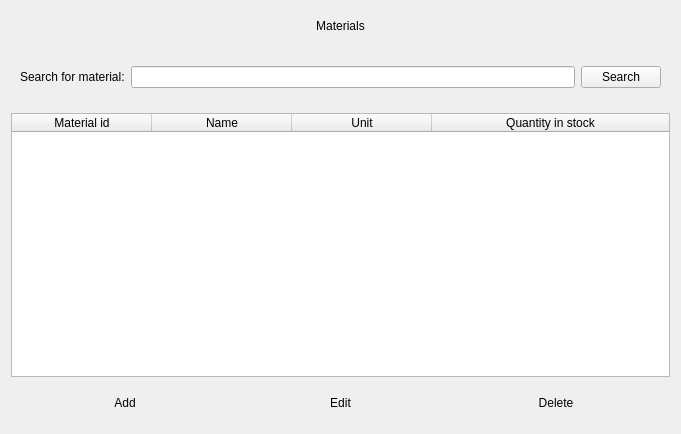
<?xml version="1.0" encoding="UTF-8"?>
<ui version="4.0">
 <class>pageMaterial</class>
 <widget class="QWidget" name="pageMaterial">
  <property name="geometry">
   <rect>
    <x>0</x>
    <y>0</y>
    <width>677</width>
    <height>434</height>
   </rect>
  </property>
  <property name="windowTitle">
   <string>Form</string>
  </property>
  <layout class="QVBoxLayout" name="verticalLayout">
   <item>
    <widget class="QLabel" name="lblTitle">
     <property name="sizePolicy">
      <sizepolicy hsizetype="Expanding" vsizetype="Fixed">
       <horstretch>0</horstretch>
       <verstretch>0</verstretch>
      </sizepolicy>
     </property>
     <property name="minimumSize">
      <size>
       <width>659</width>
       <height>30</height>
      </size>
     </property>
     <property name="styleSheet">
      <string notr="true"/>
     </property>
     <property name="text">
      <string>Materials</string>
     </property>
     <property name="alignment">
      <set>Qt::AlignmentFlag::AlignCenter</set>
     </property>
    </widget>
   </item>
   <item>
    <widget class="QFrame" name="frame_search">
     <property name="minimumSize">
      <size>
       <width>0</width>
       <height>60</height>
      </size>
     </property>
     <layout class="QHBoxLayout" name="horizontalLayout">
      <item>
       <widget class="QLabel" name="lblSearch">
        <property name="text">
         <string>Search for material:</string>
        </property>
       </widget>
      </item>
      <item>
       <widget class="QLineEdit" name="le_material"/>
      </item>
      <item>
       <widget class="QPushButton" name="btn_material_search">
        <property name="text">
         <string>Search</string>
        </property>
        <property name="icon">
         <iconset>
          <normaloff>../assets/icons/search.svg</normaloff>../assets/icons/search.svg</iconset>
        </property>
       </widget>
      </item>
     </layout>
    </widget>
   </item>
   <item>
    <widget class="QTableWidget" name="tableMaterial">
     <property name="styleSheet">
      <string notr="true"/>
     </property>
     <property name="editTriggers">
      <set>QAbstractItemView::EditTrigger::NoEditTriggers</set>
     </property>
     <property name="alternatingRowColors">
      <bool>true</bool>
     </property>
     <property name="selectionBehavior">
      <enum>QAbstractItemView::SelectionBehavior::SelectRows</enum>
     </property>
     <property name="columnCount">
      <number>4</number>
     </property>
     <attribute name="horizontalHeaderDefaultSectionSize">
      <number>140</number>
     </attribute>
     <attribute name="horizontalHeaderStretchLastSection">
      <bool>true</bool>
     </attribute>
     <column>
      <property name="text">
       <string>Material id</string>
      </property>
     </column>
     <column>
      <property name="text">
       <string>Name</string>
      </property>
     </column>
     <column>
      <property name="text">
       <string>Unit</string>
      </property>
     </column>
     <column>
      <property name="text">
       <string>Quantity in stock</string>
      </property>
     </column>
    </widget>
   </item>
   <item>
    <widget class="QWidget" name="buttons" native="true">
     <property name="sizePolicy">
      <sizepolicy hsizetype="Expanding" vsizetype="Minimum">
       <horstretch>0</horstretch>
       <verstretch>0</verstretch>
      </sizepolicy>
     </property>
     <property name="minimumSize">
      <size>
       <width>0</width>
       <height>0</height>
      </size>
     </property>
     <property name="styleSheet">
      <string notr="true"/>
     </property>
     <layout class="QHBoxLayout" name="horizontalLayout_4">
      <item>
       <widget class="QPushButton" name="btn_addMaterial">
        <property name="text">
         <string>Add</string>
        </property>
        <property name="icon">
         <iconset>
          <normaloff>../assets/icons/add.svg</normaloff>../assets/icons/add.svg</iconset>
        </property>
        <property name="flat">
         <bool>true</bool>
        </property>
       </widget>
      </item>
      <item>
       <widget class="QPushButton" name="btn_editMaterial">
        <property name="text">
         <string>Edit</string>
        </property>
        <property name="icon">
         <iconset>
          <normaloff>../assets/icons/edit.svg</normaloff>../assets/icons/edit.svg</iconset>
        </property>
        <property name="flat">
         <bool>true</bool>
        </property>
       </widget>
      </item>
      <item>
       <widget class="QPushButton" name="btn_deleteMaterial">
        <property name="text">
         <string>Delete</string>
        </property>
        <property name="icon">
         <iconset>
          <normaloff>../assets/icons/delete.svg</normaloff>../assets/icons/delete.svg</iconset>
        </property>
        <property name="flat">
         <bool>true</bool>
        </property>
       </widget>
      </item>
     </layout>
    </widget>
   </item>
  </layout>
 </widget>
 <resources/>
 <connections/>
</ui>
